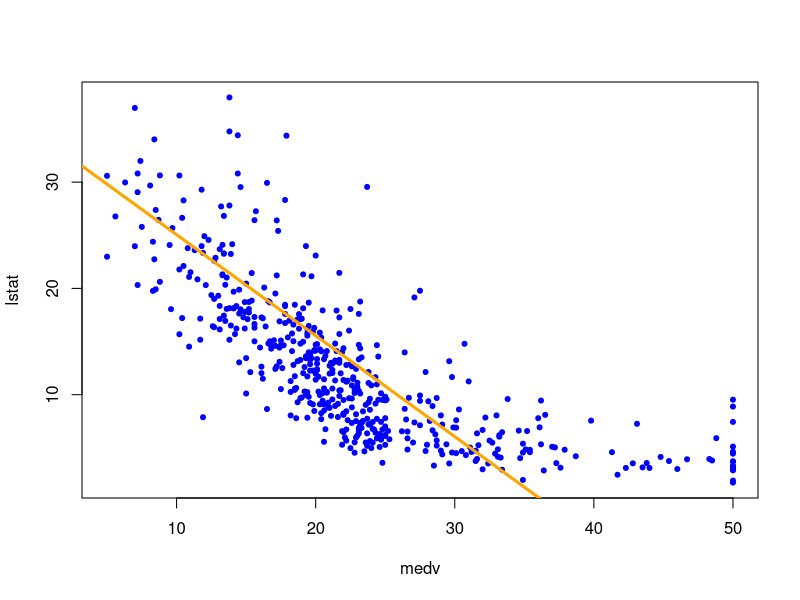

Write R code to recreate this figure.
library(MASS)

head(Boston)
?Boston
attach(Boston)

lm.fit <- lm(medv ~ lstat)
summary(lm.fit)

names(lm.fit)

coef(lm.fit)

confint(lm.fit)

plot(medv, lstat, col = "blue", pch = 20)
abline(lm.fit, col = "orange", lwd = 3)
